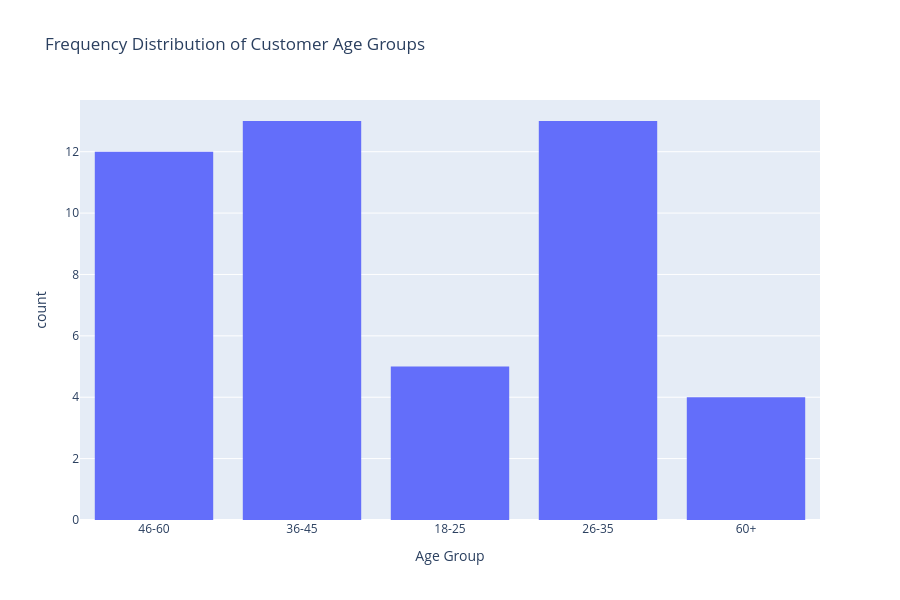

Source (notebook cell):
### Code cell
fig = px.histogram(
    df_random,
    x="age_group",
    title="Frequency Distribution of Customer Age Groups",
    labels={
        "age_group": "Age Group",
        "count": "Frequency"
    },
    width=900,
    height=600
)

fig.show()

### Figure 1 — Plotly figure (JSON) as saved in the notebook; plotly's stock layout.template omitted (floating-point values rounded to 4 significant figures)
{"data": [{"bingroup": "x", "hovertemplate": "Age Group=%{x}<br>count=%{y}<extra></extra>", "legendgroup": "", "marker": {"color": "#636efa", "pattern": {"shape": ""}}, "name": "", "orientation": "v", "showlegend": false, "type": "histogram", "x": ["46-60", "36-45", "18-25", "18-25", "26-35", "26-35", "36-45", "46-60", "26-35", "36-45", "26-35", "26-35", null, "36-45", "26-35", "36-45", "26-35", "46-60", "36-45", "26-35", "46-60", "60+", null, "46-60", "18-25", "46-60", "46-60", "60+", "60+", null, "36-45", "36-45", "36-45", "18-25", "26-35", "26-35", "36-45", "18-25", "46-60", "46-60", "26-35", "26-35", "60+", "36-45", "36-45", "46-60", "26-35", "36-45", "46-60", "46-60"], "xaxis": "x", "yaxis": "y"}], "layout": {"barmode": "relative", "height": 600, "legend": {"tracegroupgap": 0}, "title": {"text": "Frequency Distribution of Customer Age Groups"}, "width": 900, "xaxis": {"anchor": "y", "domain": [0, 1], "title": {"text": "Age Group"}}, "yaxis": {"anchor": "x", "domain": [0, 1], "title": {"text": "count"}}}}
